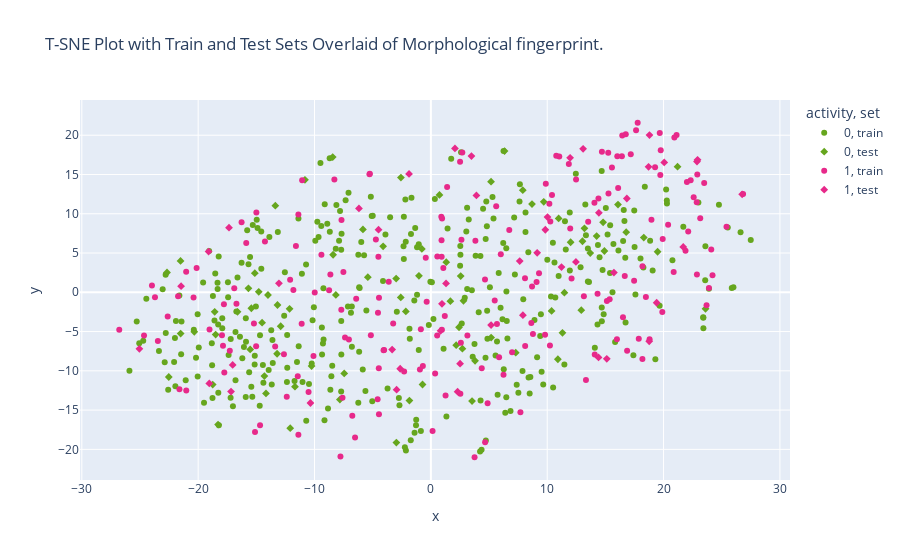

The notebook cell saved with this chart:
### Code cell
tsne_plot_activity_set(X_train, X_test, y_train_activities, y_test_activities, "Morphological")

### Figure 1 — Plotly figure (JSON) as saved in the notebook; plotly's stock layout.template omitted (floating-point values rounded to 4 significant figures; data arrays with more than 128 entries replaced by an {"elided": "..."} marker saying what was removed)
{"data": [{"hovertemplate": "activity=0<br>set=train<br>x=%{x}<br>y=%{y}<extra></extra>", "legendgroup": "0, train", "marker": {"color": "rgb(102,166,30)", "symbol": "circle"}, "mode": "markers", "name": "0, train", "orientation": "v", "showlegend": true, "type": "scatter", "x": {"elided": "322 float values"}, "xaxis": "x", "y": {"elided": "322 float values"}, "yaxis": "y"}, {"hovertemplate": "activity=0<br>set=test<br>x=%{x}<br>y=%{y}<extra></extra>", "legendgroup": "0, test", "marker": {"color": "rgb(102,166,30)", "symbol": "diamond"}, "mode": "markers", "name": "0, test", "orientation": "v", "showlegend": true, "type": "scatter", "x": [1.323, -2.152, 10.98, -5.417, 2.421, -21.51, 14.8, -13.22, -18.5, 16.08, 10.92, 7.296, 13.03, -14.0, 2.803, -8.437, -1.026, 9.703, -2.983, 5.181, -18.58, -12.14, -15.68, 0.7395, -10.82, -14.31, 14.25, 5.172, 3.54, -8.403, -2.588, 23.61, 8.693, 12.93, -8.167, 13.2, 10.38, 1.676, -15.53, -15.43, -13.18, 2.564, -13.37, -16.62, -20.33, -14.17, -7.447, -14.51, -12.91, -0.7176, 11.31, -2.574, -1.844, 3.798, 19.49, -4.103, 7.901, 16.79, 2.177, -18.75, 14.91, -15.13, -22.53, -18.29, -11.68, -12.09, 12.01, -14.79, 2.711, 21.2, 18.3, -2.964, 11.48, -5.839, 6.33, 13.7, -10.25, -7.82, -0.7728, -21.51, -22.68], "xaxis": "x", "y": [3.833, -2.439, 9.403, 1.921, -4.453, 3.991, 8.907, -7.828, -5.389, 11.17, -8.524, -7.689, 6.499, -0.3427, -1.077, 17.22, 2.099, 11.51, 1.744, -5.77, -2.488, -2.104, 0.4993, 12.4, 14.32, -10.67, 7.155, 14.09, -13.86, 4.781, -0.6575, -2.109, 11.23, -2.275, -0.3292, 8.147, -2.373, -1.131, -7.279, -2.032, -1.617, 2.066, 11.03, -2.486, -5.032, -12.87, -10.33, -3.868, -4.324, -11.74, -5.157, 14.61, -13.79, -8.731, 5.164, 5.849, 13.0, 7.651, -6.733, -11.75, 5.256, 2.435, -10.79, -16.85, -12.01, -17.3, 6.369, 0.06506, -7.185, 16.0, 6.974, -19.14, -0.04508, 8.005, 17.98, 4.994, -9.391, -13.65, 5.528, -5.252, 2.523], "yaxis": "y"}, {"hovertemplate": "activity=1<br>set=train<br>x=%{x}<br>y=%{y}<extra></extra>", "legendgroup": "1, train", "marker": {"color": "rgb(231,41,138)", "symbol": "circle"}, "mode": "markers", "name": "1, train", "orientation": "v", "showlegend": true, "type": "scatter", "x": {"elided": "187 float values"}, "xaxis": "x", "y": {"elided": "187 float values"}, "yaxis": "y"}, {"hovertemplate": "activity=1<br>set=test<br>x=%{x}<br>y=%{y}<extra></extra>", "legendgroup": "1, test", "marker": {"color": "rgb(231,41,138)", "symbol": "diamond"}, "mode": "markers", "name": "1, test", "orientation": "v", "showlegend": true, "type": "scatter", "x": [20.06, -19.1, -6.182, 2.297, -17.03, 26.76, -19.04, 18.77, 7.639, 19.41, 22.87, 0.9562, -4.499, -21.47, 3.487, 11.23, 18.79, -1.876, 15.12, 11.97, -13.06, 22.92, 13.08, 14.41, 14.44, 5.175, -17.35, 9.138, 16.84, 3.915, -2.944, 0.8343, -3.328, 9.837, 2.511, -17.17, 1.304, 21.69, -10.35, -25.05, 2.07, 10.03, -2.637, 7.91, 12.47, 18.71, 15.73], "xaxis": "x", "y": [16.54, 5.188, 10.68, -12.65, -9.25, 12.48, -11.61, -6.233, 3.97, -1.333, 16.65, -1.47, 7.968, 0.7851, 17.35, 3.217, 20.02, 15.07, -8.476, 17.13, 1.142, 16.87, 18.26, -8.295, 10.12, -4.18, 8.225, 5.029, 11.94, 12.33, -12.4, -4.911, -7.289, 7.961, -9.09, -12.64, 1.127, 5.775, -14.1, -7.196, 18.32, 9.58, -9.739, -2.918, 3.872, 15.98, 2.512], "yaxis": "y"}], "layout": {"legend": {"title": {"text": "activity, set"}, "tracegroupgap": 0}, "title": {"text": "T-SNE Plot with Train and Test Sets Overlaid of Morphological fingerprint."}, "xaxis": {"anchor": "y", "domain": [0, 1], "title": {"text": "x"}}, "yaxis": {"anchor": "x", "domain": [0, 1], "title": {"text": "y"}}}}
